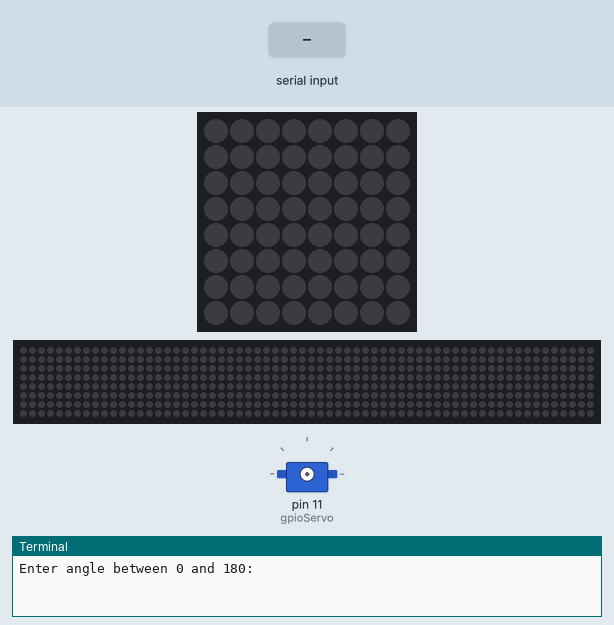
Recording of a program running on a simulated Raspberry Pi (header pin numbers) with a Sense HAT. Shown: the Sense HAT's 8×8 RGB LED matrix, servo, a strip that is not on the board, showing the scrolling text unrolled, the last lines printed to the terminal. The inputs (shaded band) are chosen by the test bench. The 64×8 strip is a reading aid, not a part: it shows the text the matrix is scrolling, unrolled, one strip-width of it at a time; servo angles are drawn from the pulse width (0.5 ms = 0°, 2.5 ms = 180°); threads take turns every 2 ms.

Above: at 1.2 s.
1.3 s: "5" typed at the terminal, then Enter
At 1.45 s:
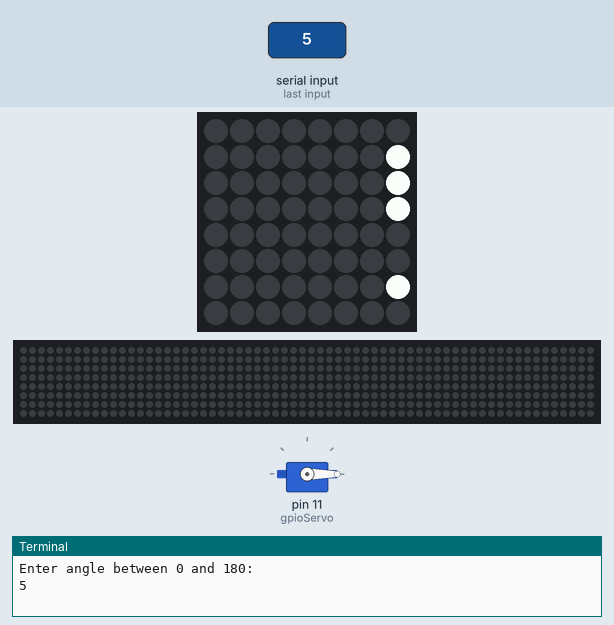
3.1 s: "90" typed at the terminal, then Enter
At 3.16 s:
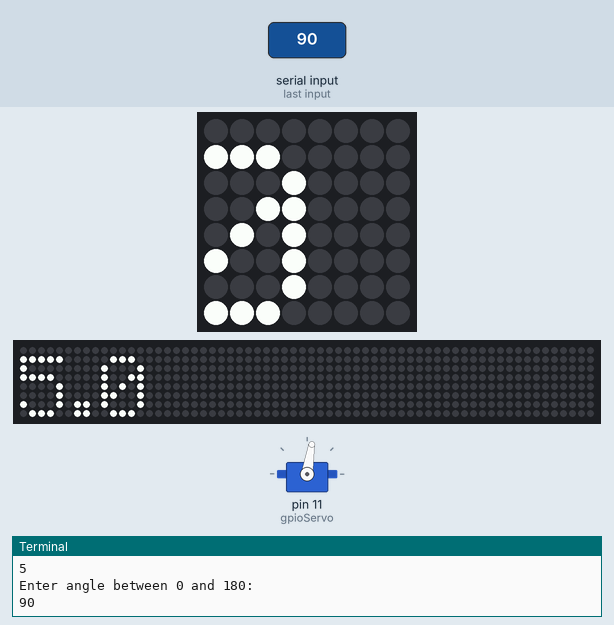
4.9 s: "200" typed at the terminal, then Enter
At 5.97 s:
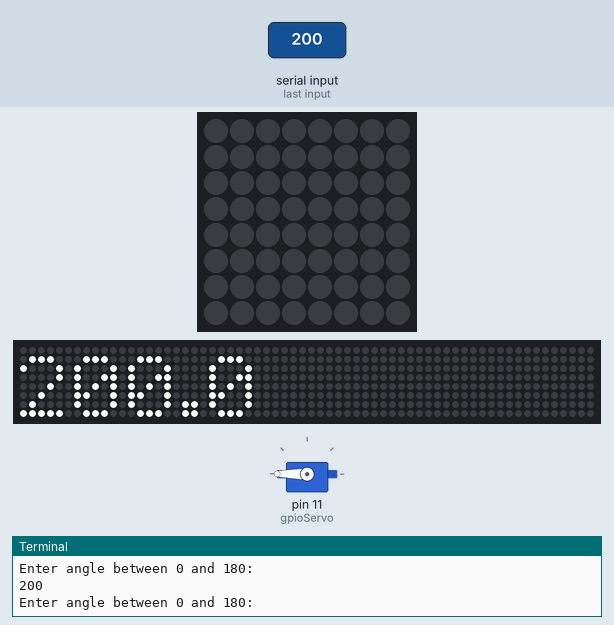
6.7 s: "1" typed at the terminal, then Enter
At 6.76 s:
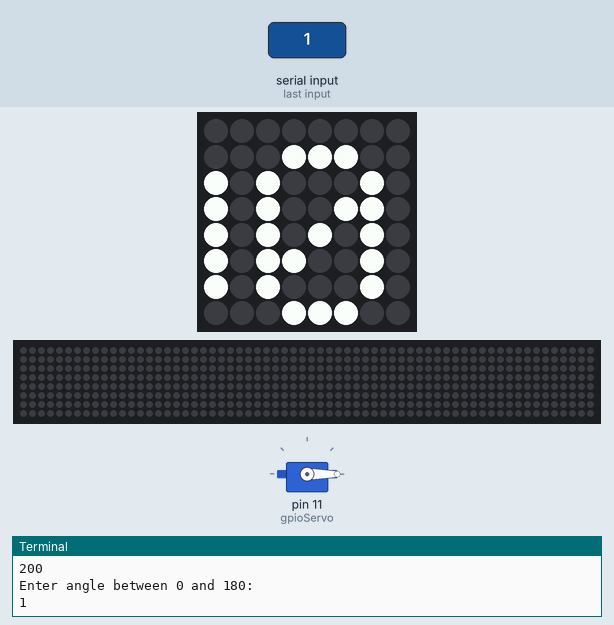
8.5 s: "0" typed at the terminal, then Enter
At 8.85 s:
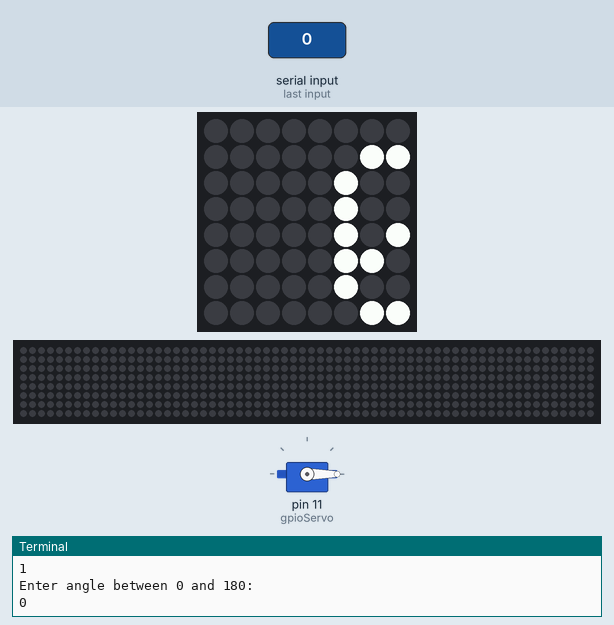
10.5 s: "1" typed at the terminal, then Enter
At 10.95 s:
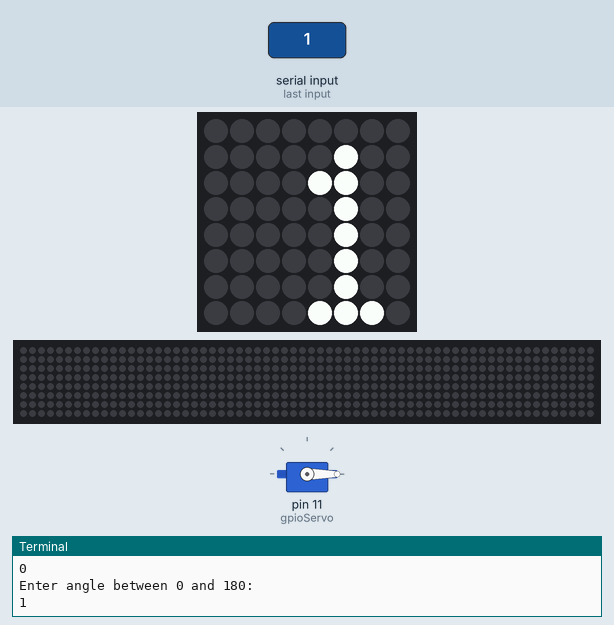
Timing chart, 0 to 13.5 s (numbered marks = the images above; inputs shaded):
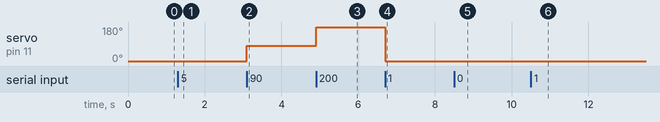

Measured:
- after the input at 1.3 s, the LEDs: change after 0.10 s (image 1)
- after the input at 3.1 s, servo on pin 11 (gpioServo): 0° → 81° at once
- after the input at 4.9 s, servo on pin 11 (gpioServo): 81° → 180° at once; the LEDs: first differ from a run without the input after 0.62 s (image 3 shows a later state)
- after the input at 6.7 s, servo on pin 11 (gpioServo): 180° → 0° at once
- after the input at 8.5 s, the LEDs: first differ from a run without the input after 0.30 s (image 5)
- after the input at 10.5 s, the LEDs: first differ from a run without the input after 0.32 s (image 6 shows a later state)

The program:

servo_sensehat_threading_test.py
```python
import RPi.GPIO as GPIO
from time import sleep
from sense_hat import SenseHat
from threading import Thread

def show_message(i):
    sense.set_rotation(180)
    sense.show_message(i)

sense = SenseHat()
#sense.set_rotation(180)

GPIO.setmode(GPIO.BOARD)
# this must change accordingly and taking care that we dont mess w
# the pins in the sensehat
gpioServo = 11

GPIO.setup(gpioServo, GPIO.OUT)
servo1 = GPIO.PWM(gpioServo, 50)

servo1.start(0)

try:
    while True:
        # ask user for angle and turn servo to it
        angle = float(input('Enter angle between 0 and 180: '))
        servo1.ChangeDutyCycle(2 + (angle / 18))
        # sense.show_message(str(angle))
        t = Thread(target=show_message, args=(str(angle),))
        t.start()
        sleep(0.5)
        servo1.ChangeDutyCycle(0)
except KeyboardInterrupt:
        # clean up things before leaving
        servo1.stop()
        GPIO.cleanup()
        sense.clear()
        print('Bye!')
```
